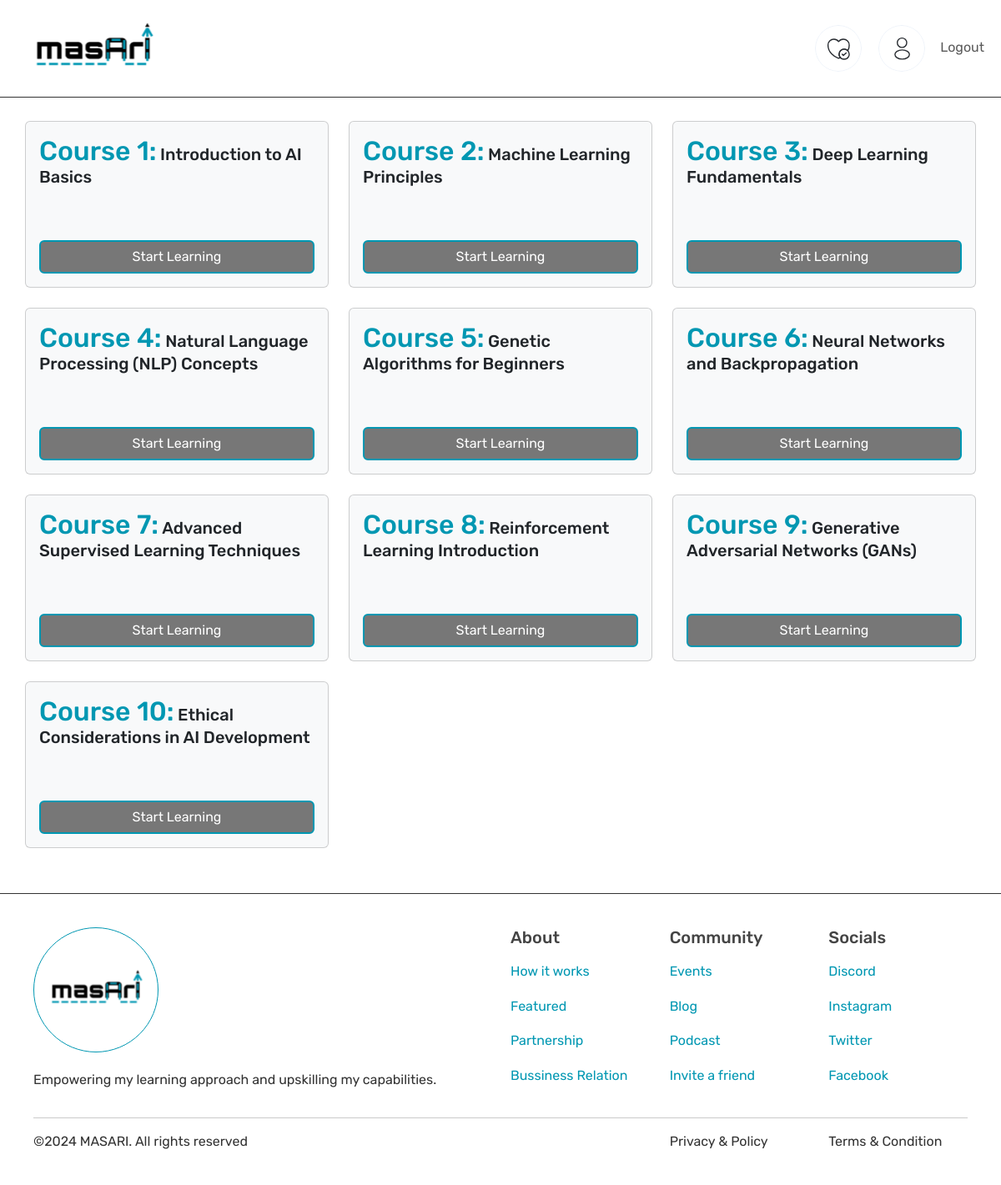
The app's page /learningpath/25 (signed in) with its own data.
### app.py (models this page shows)
class Courses(db.Model):
    id = db.Column(db.Integer, primary_key=True)
    title = db.Column(db.String(100), nullable=False)
    description = db.Column(db.Text, nullable=True)
    user_id = db.Column(db.Integer, db.ForeignKey('users.id'), nullable=False)
    learning_path_id = db.Column(db.Integer, db.ForeignKey('learning_paths.id'), nullable=True)
    learning_path = db.relationship('LearningPaths', backref='courses')

### app.py (the view)
@app.route('/learningpath/<int:path_id>', methods=['GET', 'POST'])
@login_required
def learningpath(path_id):
    courses = Courses.query.filter_by(learning_path_id=path_id).all()
    course_titles = [{'id':course.id, 'title': course.title} for course in courses]
    return render_template('learningpath.html', courses=course_titles)

### app.py (called while the page is built)
@login_manager.user_loader
def load_user(user_id):
    return Users.query.get(int(user_id))

@app.context_processor
def inject_user_id():
    if current_user.is_authenticated:
        return {'userId': current_user.id}
    else:
        return {'userId': None}

### templates/learningpath.html (shortened to what this page needs)
{% extends 'base.html' %}
{% block content %}
<link href="{{ url_for('static', filename='css/learningpath.css') }}" rel="stylesheet">
<div class="row" style="padding: 30px;">
    {% for course in courses %}
    <div class="col-lg-4 col-md-6 col-sm-12 mb-4" style="height: 200px;">
        <div class="card bg-light" style="height: 100%;">
            <div class="card-body">
                <h5 class="card-title"><span style="color: #0097b2; font-size: 32px;">Course {{ loop.index }}:</span> {{ course.title }}</h5>
                <button class="btn btn-bluesky generate-lessons" data-course-title="{{ course.title }}" data-course-id="{{ course.id }}">Start Learning</button>
            </div>
        </div>
    </div>
    {% endfor %}
</div>
{% endblock %}

### static/css/general.css (style rules this page uses)
body, html { margin: 0; padding: 0; box-sizing: border-box; }
body { font-family: "Rubik", sans-serif; font-optical-sizing: auto; font-style: normal; font-size: 16px; color: #333; }
h1, h2, h3, h4, h5, h6 { font-family: 'Rubik', sans-serif; font-weight: 500; color: #444; }
.btn-bluesky { background-color: #777; border: 2px solid #0097b2; color: #fff; transition: border-color, background-color 0.3s ease; }
.card-body { display: flex; flex-direction: column; justify-content: space-between; }

### records on screen
Courses: title "Introduction to AI Basics"
Courses: title "Machine Learning Principles"
Courses: title "Deep Learning Fundamentals"
Courses: title "Natural Language Processing (NLP) Concepts"
Courses: title "Genetic Algorithms for Beginners"
Courses: title "Neural Networks and Backpropagation"
Courses: title "Advanced Supervised Learning Techniques"
Courses: title "Reinforcement Learning Introduction"
Courses: title "Generative Adversarial Networks (GANs)"
Courses: title "Ethical Considerations in AI Development"
